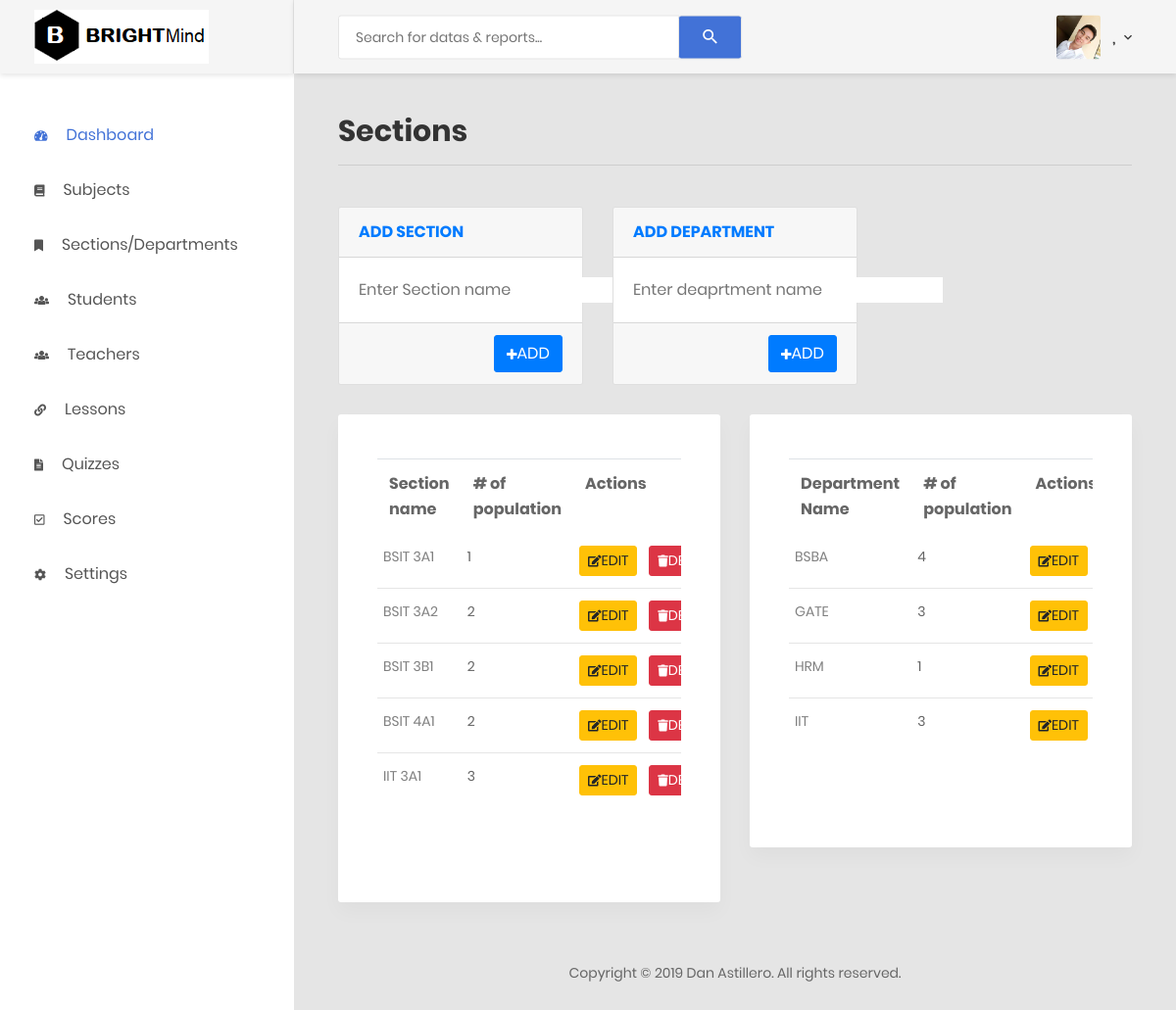
Page /teacheradminsections.php on the committed database.
### tables this page shows
CREATE TABLE `sectiontbl` (
  `sectionid` int(10) NOT NULL,
  `sectionname` varchar(100) NOT NULL
);

CREATE TABLE `departmenttbl` (
  `deptid` int(10) NOT NULL,
  `departmentname` varchar(100) NOT NULL
);

### teacheradminsections.php (the view, shortened to what this page needs)
<!DOCTYPE html>
<php lang="en">
<head>
    <link href="css/font-face.css" rel="stylesheet" media="all">
    <link href="vendor/font-awesome-4.7/css/font-awesome.min.css" rel="stylesheet" media="all">
    <link href="vendor/font-awesome-5/css/fontawesome-all.min.css" rel="stylesheet" media="all">
    <link href="vendor/mdi-font/css/material-design-iconic-font.min.css" rel="stylesheet" media="all">
    <link href="vendor/bootstrap-4.1/bootstrap.min.css" rel="stylesheet" media="all">
    <link href="vendor/animsition/animsition.min.css" rel="stylesheet" media="all">
    <link href="vendor/bootstrap-progressbar/bootstrap-progressbar-3.3.4.min.css" rel="stylesheet" media="all">
    <link href="vendor/wow/animate.css" rel="stylesheet" media="all">
    <link href="vendor/css-hamburgers/hamburgers.min.css" rel="stylesheet" media="all">
    <link href="vendor/slick/slick.css" rel="stylesheet" media="all">
    <link href="vendor/select2/select2.min.css" rel="stylesheet" media="all">
    <link href="vendor/perfect-scrollbar/perfect-scrollbar.css" rel="stylesheet" media="all">
    <link href="css/theme.css" rel="stylesheet" media="all">
</head>
<body class="animsition">
    <div class="page-wrapper">
        <?php include("teacherheadermobileandsidebar.php"); ?>
        <div class="page-container">
            <?php include("teacherheader.php"); ?>
            <div class="main-content">
                <div class="section__content section__content--p30">
                    <div class="container-fluid">
                        <div>
                            <h2>Sections</h2><hr/><br/>
                        </div>
                        <div class="row">
                            <div class="col-md-4">
                                   <form action="process2.php" method="POST">
                                    <div class="card">
                                     <div class="card-header">
                                         <strong class="card-title"><a href=""> ADD SECTION </a>
                                        </strong>
                                     </div>
                                    <div class="card-body">
                                        <strong class="card-title"><input type="text" name="newsectionname" id="addsecname" placeholder="Enter Section name" >
                                        </strong>
                                    </div>
                                    <div class="card-footer">
                                        <button class="btn btn-primary" style="float:right; display: inline;" name="addsection" id="addsecbtn" type="submit"><i class="fas fa-plus"></i>ADD</button>
                                    </div>
                                </div>
                            </form>
                            </div>
                            <div class="col-md-4">
                                    <form action="process2.php" method="POST">
                                    <div class="card">
                                     <div class="card-header">
                                         <strong class="card-title"><a href="#"> ADD DEPARTMENT </a>
                                        </strong>
                                     </div>
                                    <div class="card-body">
                                        <strong class="card-title"> <input type="text" name="newdeptname" id="adddeptname" placeholder="Enter deaprtment name" autofocus="autofocus"> </a>
                                        </strong>
                                    </div>
                                    <div class="card-footer">
                                        <button class="btn btn-primary" style="float:right; display: inline;" type="submit" name="adddept" id="adddeptbtn"><i class="fas fa-plus"></i>ADD</button>
                                    </div>
                                </div>
                                    </form>
                            </div>
                        </div>
                        <div class="row">
                               <div class="col-md-6">
                                <div class="top-campaign">
                                    <div class="table-responsive">
                                        <table class="table table-top-campaign">
                                            <tbody>
                                                <tr>
                                                    <th>Section name</th>
                                                    <th># of population</th>
                                                    <th colspan="2" style="text-align: left;">Actions</th>
                                                </tr>
                                                <?php
                                                $sql="SELECT sectiontbl.sectionid, sectiontbl.sectionname,count(userstbl.userid) as 'number of students' from userstbl join sectiontbl on userstbl.sectionid=sectiontbl.sectionid group by sectiontbl.sectionname ";
                                                $result=mysqli_query($con, $sql);
                                                if(mysqli_num_rows($result)){
                                                while($row = mysqli_fetch_array($result))
                                                {?>
                                                <tr>
                                              <?php  echo "<td>".$row['sectionname']."</td>"; ?>
                                              <?php  echo "<td>".$row['number of students']."</td>"; ?>
                                                    <td><button class="btn btn-sm btn-warning" id="updatesec" onclick="editsection(<?php echo $row['sectionid']; ?>)"><i class="fas fa-pencil-square-o"></i>EDIT</button></td>
                                                    <td><a href="<?php echo "process2.php?deletesection=1&id=".$row['sectionid'] ?>"><button class="btn btn-sm btn-danger" id="delsec"><i class="fas fa-trash"></i>DELETE</button></a></td>
                                                </tr>
                                                <?php }
                                            }?>
                                            </tbody>
                                        </table>
                                    </div>
                                </div>
                               </div>
                              <div class="col-md-6">
                                <div class="top-campaign">
                                    <div class="table-responsive">
                                        <table class="table table-top-campaign">
                                            <tbody>
                                                <tr>
                                                    <th>Department Name</th>
                                                    <th># of population</th>
                                                    <th>Actions</th>
                                                </tr>
                                            <?php
                                           $sql="SELECT departmenttbl.deptid,departmenttbl.departmentname,count(teacherstbl.teachersid) as 'number of students' from teacherstbl join departmenttbl on teacherstbl.deptid=departmenttbl.deptid group by departmenttbl.departmentname ";
                                            $result=mysqli_query($con, $sql);
                                            if(mysqli_num_rows($result)){
                                            while($row = mysqli_fetch_array($result))
                                            {?>
                                                <tr>
                                              <?php  echo "<td>".$row['departmentname']."</td>"; ?>
                                                <?php  echo "<td>".$row['number of students']."</td>"; ?>
                                                    <td><button class="btn  btn-sm btn-warning" id="updatedept" type="button" onclick="editdept(<?php echo $row['deptid']; ?>)"><i class="fas fa-pencil-square-o"></i>EDIT</button></td>
                                                </tr>
                                            <?php }
                                            }
                                             ?>
                                            </tbody>
                                        </table>
                                    </div>
                                </div>
                               </div>
                            </div>
                    </div>
                </div>
                    <div class="row">
                            <div class="col-md-12">
                                <div class="copyright">
                                    <p>Copyright © 2019 Dan Astillero. All rights reserved.</p>
                                </div>
                            </div>
                        </div>
                    </div>
        </div>
    </div>
</body>
</php>

### teacheradminsections.php (style rules this page uses)
i { font-size: 12px; }

### rows in the picture
sectiontbl: sectionname "BSIT 3A1", number "1"
sectiontbl: sectionname "BSIT 3A2", number "2"
sectiontbl: sectionname "BSIT 3B1", number "2"
sectiontbl: sectionname "BSIT 4A1", number "2"
sectiontbl: sectionname "IIT 3A1", number "3"
departmenttbl: departmentname "BSBA", number "4"
departmenttbl: departmentname "GATE", number "3"
departmenttbl: departmentname "HRM", number "1"
departmenttbl: departmentname "IIT", number "3"
